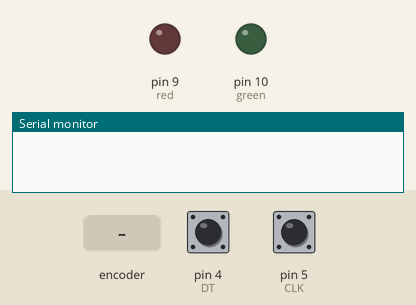
A sketch run on a simulated Arduino Uno, built with avr-gcc and run on an emulated ATmega328P. On the bench: output pins drawn as LEDs (lit = HIGH), the last lines printed to the serial monitor. Inputs (shaded band) come from the test bench; at power-on: pin 4 (DT) HIGH, pin 5 (CLK) HIGH.

Above: at 1.2 s.
1.3 s: rotary encoder on pin 5 (CLK) / pin 4 (DT) turned 1 step (first pin leading)
At 2.6 s:
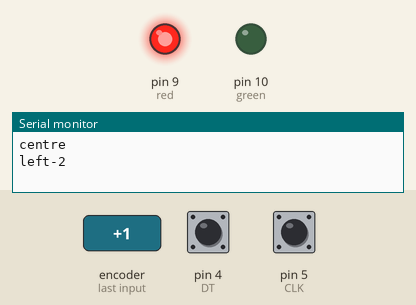
3.0 s: rotary encoder on pin 5 (CLK) / pin 4 (DT) turned 2 steps (second pin leading)
At 3.15 s:
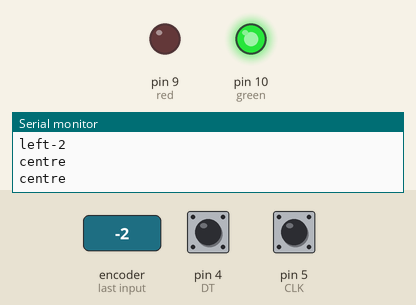
Timing chart, 0 to 6.0 s (numbered marks = the images above; inputs shaded):
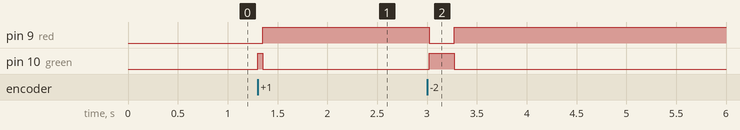

Measured:
- after the input at 1.3 s, pin 9 (red): LOW → HIGH after 0.05 s; pin 10 (green): LOW → HIGH at once, → LOW 0.05 s later
- after the input at 3.0 s, pin 9 (red): HIGH → LOW at once, → HIGH 0.25 s later; pin 10 (green): LOW → HIGH at once, → LOW 0.25 s later

The sketch:

rotTest.ino
```cpp
// Better than SteeringWheel
//Streams value of c when changed
// We're making it more precise, green ligth limit is -1,1

int DT= 4, CLK=5;
int red=9, green=10;
String strc, result;
int c=0;
int prevCLK, currCLK;
String encdir;

void setup()
{
  pinMode(DT, INPUT);
  pinMode(CLK, INPUT);
  pinMode(green, OUTPUT);
  pinMode(red, OUTPUT);
  Serial.begin(9600);
  prevCLK= digitalRead(CLK);
}

void loop()
{
  currCLK= digitalRead(CLK);
  if (currCLK!= prevCLK)
  {
    if(digitalRead(DT)!=currCLK)
    {
      c--;
    }
    else
    {
      c++;
    }
    if (c<-1)
    {
      digitalWrite(red, HIGH);
      digitalWrite(green, LOW);
      char bhej[7];
      sprintf(bhej, "left%d", c);
      Serial.println(bhej);
    }
    else if(c>1)
    {
      digitalWrite(red, HIGH);
      digitalWrite(green, LOW);
      char bhej[7];
      sprintf(bhej, "right%d", c);
      Serial.println(bhej);
    }
    else
    {
      digitalWrite(green, HIGH);
      digitalWrite(red, LOW);
      Serial.println("centre");
    }
   }
  prevCLK=currCLK;
}
```
